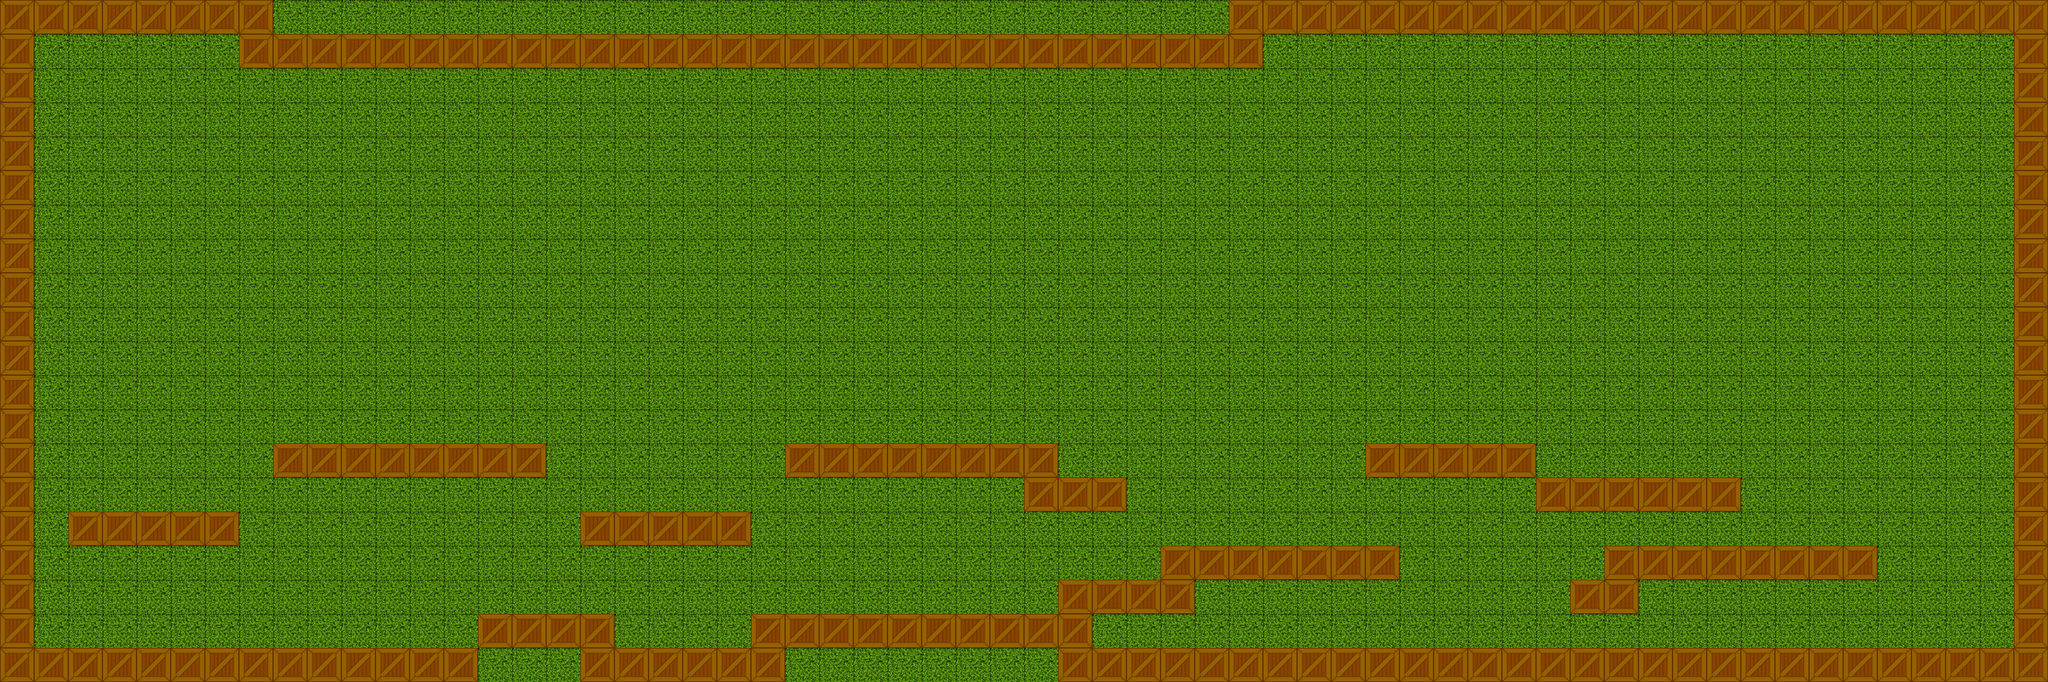

A level layout from a 2D game, rendered from its tile map. Below: a short description, then the map file with its tile-grid data intact:
An orthogonal 60x20 tile map with 50x50 px tiles, 1 tile layer (Слой тайлов 1).

<map version="1.4" tiledversion="1.4.3" orientation="orthogonal" renderorder="right-down" width="60" height="20" tilewidth="50" tileheight="50" infinite="0" nextlayerid="2" nextobjectid="1">
 <tileset firstgid="1" source="grassbox.tsx" />
 <layer id="1" name="Слой тайлов 1" width="60" height="20">
  <data encoding="csv">
1,1,1,1,1,1,1,1,2,2,2,2,2,2,2,2,2,2,2,2,2,2,2,2,2,2,2,2,2,2,2,2,2,2,2,2,1,1,1,1,1,1,1,1,1,1,1,1,1,1,1,1,1,1,1,1,1,1,1,1,
1,2,2,2,2,2,2,1,1,1,1,1,1,1,1,1,1,1,1,1,1,1,1,1,1,1,1,1,1,1,1,1,1,1,1,1,1,2,2,2,2,2,2,2,2,2,2,2,2,2,2,2,2,2,2,2,2,2,2,1,
1,2,2,2,2,2,2,2,2,2,2,2,2,2,2,2,2,2,2,2,2,2,2,2,2,2,2,2,2,2,2,2,2,2,2,2,2,2,2,2,2,2,2,2,2,2,2,2,2,2,2,2,2,2,2,2,2,2,2,1,
1,2,2,2,2,2,2,2,2,2,2,2,2,2,2,2,2,2,2,2,2,2,2,2,2,2,2,2,2,2,2,2,2,2,2,2,2,2,2,2,2,2,2,2,2,2,2,2,2,2,2,2,2,2,2,2,2,2,2,1,
1,2,2,2,2,2,2,2,2,2,2,2,2,2,2,2,2,2,2,2,2,2,2,2,2,2,2,2,2,2,2,2,2,2,2,2,2,2,2,2,2,2,2,2,2,2,2,2,2,2,2,2,2,2,2,2,2,2,2,1,
1,2,2,2,2,2,2,2,2,2,2,2,2,2,2,2,2,2,2,2,2,2,2,2,2,2,2,2,2,2,2,2,2,2,2,2,2,2,2,2,2,2,2,2,2,2,2,2,2,2,2,2,2,2,2,2,2,2,2,1,
1,2,2,2,2,2,2,2,2,2,2,2,2,2,2,2,2,2,2,2,2,2,2,2,2,2,2,2,2,2,2,2,2,2,2,2,2,2,2,2,2,2,2,2,2,2,2,2,2,2,2,2,2,2,2,2,2,2,2,1,
1,2,2,2,2,2,2,2,2,2,2,2,2,2,2,2,2,2,2,2,2,2,2,2,2,2,2,2,2,2,2,2,2,2,2,2,2,2,2,2,2,2,2,2,2,2,2,2,2,2,2,2,2,2,2,2,2,2,2,1,
1,2,2,2,2,2,2,2,2,2,2,2,2,2,2,2,2,2,2,2,2,2,2,2,2,2,2,2,2,2,2,2,2,2,2,2,2,2,2,2,2,2,2,2,2,2,2,2,2,2,2,2,2,2,2,2,2,2,2,1,
1,2,2,2,2,2,2,2,2,2,2,2,2,2,2,2,2,2,2,2,2,2,2,2,2,2,2,2,2,2,2,2,2,2,2,2,2,2,2,2,2,2,2,2,2,2,2,2,2,2,2,2,2,2,2,2,2,2,2,1,
1,2,2,2,2,2,2,2,2,2,2,2,2,2,2,2,2,2,2,2,2,2,2,2,2,2,2,2,2,2,2,2,2,2,2,2,2,2,2,2,2,2,2,2,2,2,2,2,2,2,2,2,2,2,2,2,2,2,2,1,
1,2,2,2,2,2,2,2,2,2,2,2,2,2,2,2,2,2,2,2,2,2,2,2,2,2,2,2,2,2,2,2,2,2,2,2,2,2,2,2,2,2,2,2,2,2,2,2,2,2,2,2,2,2,2,2,2,2,2,1,
1,2,2,2,2,2,2,2,2,2,2,2,2,2,2,2,2,2,2,2,2,2,2,2,2,2,2,2,2,2,2,2,2,2,2,2,2,2,2,2,2,2,2,2,2,2,2,2,2,2,2,2,2,2,2,2,2,2,2,1,
1,2,2,2,2,2,2,2,1,1,1,1,1,1,1,1,2,2,2,2,2,2,2,1,1,1,1,1,1,1,1,2,2,2,2,2,2,2,2,2,1,1,1,1,1,2,2,2,2,2,2,2,2,2,2,2,2,2,2,1,
1,2,2,2,2,2,2,2,2,2,2,2,2,2,2,2,2,2,2,2,2,2,2,2,2,2,2,2,2,2,1,1,1,2,2,2,2,2,2,2,2,2,2,2,2,1,1,1,1,1,1,2,2,2,2,2,2,2,2,1,
1,2,1,1,1,1,1,2,2,2,2,2,2,2,2,2,2,1,1,1,1,1,2,2,2,2,2,2,2,2,2,2,2,2,2,2,2,2,2,2,2,2,2,2,2,2,2,2,2,2,2,2,2,2,2,2,2,2,2,1,
1,2,2,2,2,2,2,2,2,2,2,2,2,2,2,2,2,2,2,2,2,2,2,2,2,2,2,2,2,2,2,2,2,2,1,1,1,1,1,1,1,2,2,2,2,2,2,1,1,1,1,1,1,1,1,2,2,2,2,1,
1,2,2,2,2,2,2,2,2,2,2,2,2,2,2,2,2,2,2,2,2,2,2,2,2,2,2,2,2,2,2,1,1,1,1,2,2,2,2,2,2,2,2,2,2,2,1,1,2,2,2,2,2,2,2,2,2,2,2,1,
1,2,2,2,2,2,2,2,2,2,2,2,2,2,1,1,1,1,2,2,2,2,1,1,1,1,1,1,1,1,1,1,2,2,2,2,2,2,2,2,2,2,2,2,2,2,2,2,2,2,2,2,2,2,2,2,2,2,2,1,
1,1,1,1,1,1,1,1,1,1,1,1,1,1,2,2,2,1,1,1,1,1,1,2,2,2,2,2,2,2,2,1,1,1,1,1,1,1,1,1,1,1,1,1,1,1,1,1,1,1,1,1,1,1,1,1,1,1,1,1
</data>
 </layer>
</map>